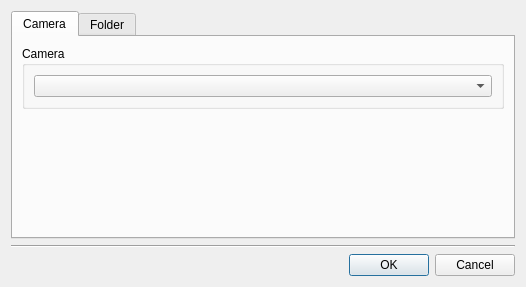
<?xml version="1.0" encoding="UTF-8"?>
<ui version="4.0">
 <class>Options</class>
 <widget class="QDialog" name="Options">
  <property name="geometry">
   <rect>
    <x>0</x>
    <y>0</y>
    <width>526</width>
    <height>287</height>
   </rect>
  </property>
  <property name="windowTitle">
   <string>Dialog</string>
  </property>
  <layout class="QVBoxLayout" name="verticalLayout_4">
   <item>
    <widget class="QTabWidget" name="tabWidget">
     <property name="currentIndex">
      <number>0</number>
     </property>
     <widget class="QWidget" name="tab">
      <attribute name="title">
       <string>Camera</string>
      </attribute>
      <layout class="QVBoxLayout" name="verticalLayout">
       <item>
        <widget class="QGroupBox" name="m_cameraBox">
         <property name="title">
          <string>Camera</string>
         </property>
         <layout class="QHBoxLayout" name="horizontalLayout_2">
          <item>
           <widget class="QComboBox" name="m_camera"/>
          </item>
         </layout>
        </widget>
       </item>
       <item>
        <spacer name="verticalSpacer">
         <property name="orientation">
          <enum>Qt::Vertical</enum>
         </property>
         <property name="sizeHint" stdset="0">
          <size>
           <width>20</width>
           <height>114</height>
          </size>
         </property>
        </spacer>
       </item>
      </layout>
     </widget>
     <widget class="QWidget" name="tab_2">
      <attribute name="title">
       <string>Folder</string>
      </attribute>
      <layout class="QVBoxLayout" name="verticalLayout_3">
       <item>
        <widget class="QGroupBox" name="groupBox_2">
         <property name="title">
          <string>Output Directory</string>
         </property>
         <layout class="QHBoxLayout" name="horizontalLayout">
          <item>
           <widget class="QLineEdit" name="m_dir">
            <property name="readOnly">
             <bool>true</bool>
            </property>
           </widget>
          </item>
          <item>
           <widget class="QToolButton" name="m_selectDir">
            <property name="text">
             <string>...</string>
            </property>
           </widget>
          </item>
         </layout>
        </widget>
       </item>
       <item>
        <widget class="QGroupBox" name="m_clean">
         <property name="title">
          <string>Clean</string>
         </property>
         <property name="checkable">
          <bool>true</bool>
         </property>
         <layout class="QVBoxLayout" name="verticalLayout_2">
          <item>
           <layout class="QGridLayout" name="gridLayout">
            <item row="0" column="0">
             <widget class="QLabel" name="label">
              <property name="text">
               <string>Store images</string>
              </property>
             </widget>
            </item>
            <item row="0" column="1">
             <widget class="QSpinBox" name="m_storeDays">
              <property name="minimum">
               <number>1</number>
              </property>
              <property name="value">
               <number>7</number>
              </property>
             </widget>
            </item>
            <item row="0" column="2">
             <widget class="QLabel" name="label_2">
              <property name="text">
               <string>day(s)</string>
              </property>
             </widget>
            </item>
            <item row="1" column="0">
             <widget class="QLabel" name="label_3">
              <property name="text">
               <string>Start cleaning at</string>
              </property>
             </widget>
            </item>
            <item row="1" column="1" colspan="2">
             <widget class="QTimeEdit" name="m_cleanTime"/>
            </item>
           </layout>
          </item>
         </layout>
        </widget>
       </item>
       <item>
        <spacer name="verticalSpacer_2">
         <property name="orientation">
          <enum>Qt::Vertical</enum>
         </property>
         <property name="sizeHint" stdset="0">
          <size>
           <width>20</width>
           <height>13</height>
          </size>
         </property>
        </spacer>
       </item>
      </layout>
     </widget>
    </widget>
   </item>
   <item>
    <widget class="Line" name="line">
     <property name="orientation">
      <enum>Qt::Horizontal</enum>
     </property>
    </widget>
   </item>
   <item>
    <widget class="QDialogButtonBox" name="m_btns">
     <property name="orientation">
      <enum>Qt::Horizontal</enum>
     </property>
     <property name="standardButtons">
      <set>QDialogButtonBox::Cancel|QDialogButtonBox::Ok</set>
     </property>
    </widget>
   </item>
  </layout>
 </widget>
 <resources/>
 <connections>
  <connection>
   <sender>m_btns</sender>
   <signal>accepted()</signal>
   <receiver>Options</receiver>
   <slot>accept()</slot>
   <hints>
    <hint type="sourcelabel">
     <x>248</x>
     <y>254</y>
    </hint>
    <hint type="destinationlabel">
     <x>157</x>
     <y>274</y>
    </hint>
   </hints>
  </connection>
  <connection>
   <sender>m_btns</sender>
   <signal>rejected()</signal>
   <receiver>Options</receiver>
   <slot>reject()</slot>
   <hints>
    <hint type="sourcelabel">
     <x>316</x>
     <y>260</y>
    </hint>
    <hint type="destinationlabel">
     <x>286</x>
     <y>274</y>
    </hint>
   </hints>
  </connection>
 </connections>
</ui>
